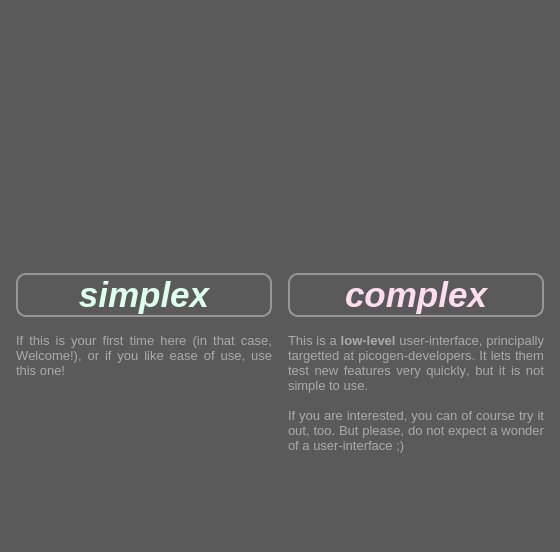
<?xml version="1.0" encoding="UTF-8"?>
<ui version="4.0">
 <class>MainWindow</class>
 <widget class="QMainWindow" name="MainWindow">
  <property name="geometry">
   <rect>
    <x>0</x>
    <y>0</y>
    <width>560</width>
    <height>552</height>
   </rect>
  </property>
  <property name="sizePolicy">
   <sizepolicy hsizetype="Fixed" vsizetype="Fixed">
    <horstretch>0</horstretch>
    <verstretch>0</verstretch>
   </sizepolicy>
  </property>
  <property name="minimumSize">
   <size>
    <width>560</width>
    <height>552</height>
   </size>
  </property>
  <property name="maximumSize">
   <size>
    <width>560</width>
    <height>552</height>
   </size>
  </property>
  <property name="font">
   <font>
    <stylestrategy>PreferAntialias</stylestrategy>
   </font>
  </property>
  <property name="windowTitle">
   <string>MainWindow</string>
  </property>
  <property name="styleSheet">
   <string notr="true">QWidget {
	background-color: rgb(90, 90, 90);
	color: rgb(255,255,255);
	border-width: 0px;
	border-style: solid;
	border-color: transparent;
	border-radius:5px;
}
QPushButton:disabled, 
QComboBox:disabled,
QSpinBox:disabled, 
QDoubleSpinBox:disabled {
	background-color: rgb(90, 90, 90);
	color: rgb(140,140,140);
	border-color: rgb(120,120,120)
}

QPushButton {
    border-radius:10px;
	border-width: 2px;
	border-color: rgb(150,150,150);

background-color: qlineargradient(x1: 0, y1: 0, x2: 0, y2: 1,
                                       stop: 0 #46474a, 
                                       stop: 1 #8a8b8e);

}
QLabel {
	border-color: transparent;
	color: rgb(170,170,170);
}

QGroupBox {
	background-color: qlineargradient(x1: 0, y1: 0, x2: 0, y2: 1,
                                       stop: 0 rgb(110, 110, 110), stop: 1 rgb(140, 130, 120));
	margin-top: 1.5ex; /* leave space at the top for the title */
	border-radius: 16px;
}
QGroupBox::title {
	subcontrol-origin: margin;
	subcontrol-position: top center; /* position at the top center */
	color: rgb(255, 193, 100);
}
QGraphicsView, #heightmapLabel {
	background-color: qlineargradient(spread:pad, x1:0, y1:0, x2:0, y2:1,
             stop:0 rgb(108, 128, 108), 
             stop:1 rgb(0, 0, 0));
	border: 2px solid gray;
	border-radius: 5px;
	border-color: rgb(120, 120, 120);
	margin-top: 1ex; /* leave space at the top for the title */
}
</string>
  </property>
  <widget class="QWidget" name="centralWidget">
   <layout class="QVBoxLayout" name="verticalLayout">
    <item>
     <widget class="QLabel" name="label_3">
      <property name="text">
       <string/>
      </property>
      <property name="pixmap">
       <pixmap resource="resources.qrc">:/sreenshots/resources/screenshots/picogen.png</pixmap>
      </property>
     </widget>
    </item>
    <item>
     <layout class="QGridLayout" name="gridLayout">
      <property name="margin">
       <number>5</number>
      </property>
      <property name="spacing">
       <number>16</number>
      </property>
      <item row="3" column="0">
       <widget class="QLabel" name="label_2">
        <property name="font">
         <font>
          <stylestrategy>PreferAntialias</stylestrategy>
          <kerning>false</kerning>
         </font>
        </property>
        <property name="autoFillBackground">
         <bool>false</bool>
        </property>
        <property name="text">
         <string>&lt;!DOCTYPE HTML PUBLIC &quot;-//W3C//DTD HTML 4.0//EN&quot; &quot;http://www.w3.org/TR/REC-html40/strict.dtd&quot;&gt;
&lt;html&gt;&lt;head&gt;&lt;meta name=&quot;qrichtext&quot; content=&quot;1&quot; /&gt;&lt;style type=&quot;text/css&quot;&gt;
p, li { white-space: pre-wrap; }
&lt;/style&gt;&lt;/head&gt;&lt;body style=&quot; font-family:'MS Shell Dlg 2'; font-size:8.25pt; font-weight:400; font-style:normal;&quot;&gt;
&lt;p style=&quot; margin-top:0px; margin-bottom:0px; margin-left:0px; margin-right:0px; -qt-block-indent:0; text-indent:0px;&quot;&gt;&lt;span style=&quot; font-size:10pt;&quot;&gt;If this is your first time here (in that case, Welcome!), or if you like ease of use, use this one!&lt;/span&gt;&lt;/p&gt;&lt;/body&gt;&lt;/html&gt;</string>
        </property>
        <property name="scaledContents">
         <bool>false</bool>
        </property>
        <property name="alignment">
         <set>Qt::AlignJustify|Qt::AlignTop</set>
        </property>
        <property name="wordWrap">
         <bool>true</bool>
        </property>
       </widget>
      </item>
      <item row="3" column="1">
       <widget class="QLabel" name="label">
        <property name="font">
         <font>
          <stylestrategy>PreferAntialias</stylestrategy>
          <kerning>false</kerning>
         </font>
        </property>
        <property name="autoFillBackground">
         <bool>false</bool>
        </property>
        <property name="text">
         <string>&lt;!DOCTYPE HTML PUBLIC &quot;-//W3C//DTD HTML 4.0//EN&quot; &quot;http://www.w3.org/TR/REC-html40/strict.dtd&quot;&gt;
&lt;html&gt;&lt;head&gt;&lt;meta name=&quot;qrichtext&quot; content=&quot;1&quot; /&gt;&lt;style type=&quot;text/css&quot;&gt;
p, li { white-space: pre-wrap; }
&lt;/style&gt;&lt;/head&gt;&lt;body style=&quot; font-family:'MS Shell Dlg 2'; font-size:8.25pt; font-weight:400; font-style:normal;&quot;&gt;
&lt;p style=&quot; margin-top:0px; margin-bottom:0px; margin-left:0px; margin-right:0px; -qt-block-indent:0; text-indent:0px;&quot;&gt;&lt;span style=&quot; font-size:10pt;&quot;&gt;This is a &lt;/span&gt;&lt;span style=&quot; font-size:10pt; font-weight:600;&quot;&gt;low-level&lt;/span&gt;&lt;span style=&quot; font-size:10pt;&quot;&gt; user-interface, principally targetted at picogen-developers. It lets them test new features very quickly, but it is not simple to use.&lt;/span&gt;&lt;/p&gt;
&lt;p style=&quot;-qt-paragraph-type:empty; margin-top:0px; margin-bottom:0px; margin-left:0px; margin-right:0px; -qt-block-indent:0; text-indent:0px; font-size:10pt;&quot;&gt;&lt;/p&gt;
&lt;p style=&quot; margin-top:0px; margin-bottom:0px; margin-left:0px; margin-right:0px; -qt-block-indent:0; text-indent:0px;&quot;&gt;&lt;span style=&quot; font-size:10pt;&quot;&gt;If you are interested, you can of course try it out, too. But please, do not expect a wonder of a user-interface ;)&lt;/span&gt;&lt;/p&gt;&lt;/body&gt;&lt;/html&gt;</string>
        </property>
        <property name="scaledContents">
         <bool>false</bool>
        </property>
        <property name="alignment">
         <set>Qt::AlignJustify|Qt::AlignTop</set>
        </property>
        <property name="wordWrap">
         <bool>true</bool>
        </property>
       </widget>
      </item>
      <item row="2" column="0">
       <widget class="QPushButton" name="pushButton">
        <property name="font">
         <font>
          <pointsize>26</pointsize>
          <weight>75</weight>
          <italic>true</italic>
          <bold>true</bold>
          <stylestrategy>PreferAntialias</stylestrategy>
         </font>
        </property>
        <property name="styleSheet">
         <string notr="true">color:#DFE</string>
        </property>
        <property name="text">
         <string>simplex</string>
        </property>
       </widget>
      </item>
      <item row="2" column="1">
       <widget class="QPushButton" name="pushButton_2">
        <property name="font">
         <font>
          <pointsize>26</pointsize>
          <weight>75</weight>
          <italic>true</italic>
          <bold>true</bold>
          <stylestrategy>PreferAntialias</stylestrategy>
         </font>
        </property>
        <property name="styleSheet">
         <string notr="true">color:#FDE;</string>
        </property>
        <property name="text">
         <string>complex</string>
        </property>
       </widget>
      </item>
     </layout>
    </item>
   </layout>
  </widget>
  <widget class="QStatusBar" name="statusBar"/>
 </widget>
 <layoutdefault spacing="6" margin="11"/>
 <resources>
  <include location="resources.qrc"/>
 </resources>
 <connections/>
</ui>
